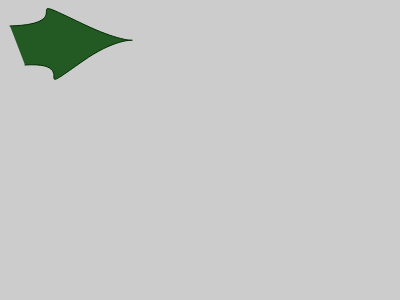
Frame 1 (no input)
Frame 60 (no input): identical to frame 1, image omitted
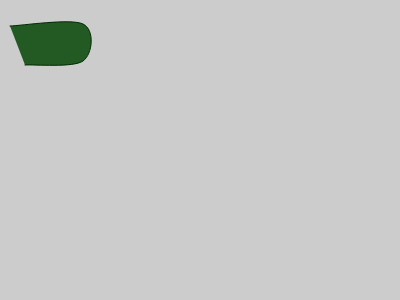
Frame 120 (the mouse pressed at the canvas centre since frame 60)

The p5.js sketch that drew these frames (run headless with seeded random() and noise() and a simulated clock; from frame 60 on, the mouse is pressed at the canvas centre):

// p5.js sketch
// ── sketch.js
var diametro;
diametro = 50;
//variables globales: viven fuera de la funcion
//variables locales: viven dentro de la funcion ej funcion draw
//las funciones tambien se DECLARAN 

function nombreFuncion(){
  
}

function setup() {
  createCanvas(400, 300);
  background(204, 10, 20);
}

//draw se ejecuta despues de setup, 60 por segundo
function draw() {
  ///x,y,width,height. Las medidas son en pixeles.
  // codigo corre de arriba a abajo, igual que css, por lo que se definen las variables antes, de las formas.
  //camelCase
  //variable local es mas seguro, porque es mas facil ubicar el error y ademas se ejecuta hasta que termina la funcion
  var anchoBorde = 3;
  anchoBorde = 3;
  
  background(204, 10, 20);
  style1();
  //mouseX,mouseY es que sigue al mouse
noFill();
x1 = 85, x2 = 10, x3 = 90, x4 = 15;
y1 = 20, y2 = 10, y3 = 90, y4 = 80;
bezier(x1, y1, x2, y2, x3, y3, x4, y4);
fill(255);
steps = 10;
for (i = 0; i <= steps; i++) {
  t = i / steps;
  x = bezierPoint(x1, x2, x3, x4, t);
  y = bezierPoint(y1, y2, y3, y4, t);
  ellipse(x, y, 5, 5);
}
  style1();
  lineas();
}


function lineas() {
  background(204);
  var t = map(mouseX, 0, width, -5, 5);
  curveTightness(t);
  beginShape();
  curveVertex(10, 26);
  curveVertex(10, 26);
  curveVertex(83, 24);
  curveVertex(83, 61);
  curveVertex(25, 65);
  curveVertex(25, 65);
  endShape();
}
//declaracion de funcion de estilo de elipse
function style1(){
  strokeWeight(1);
  stroke(2,43,4);
  fill(35,90,35);
}

function style2(){
  strokeWeight(1);
  stroke(2,23,8);
  fill(35,90,35);
}
